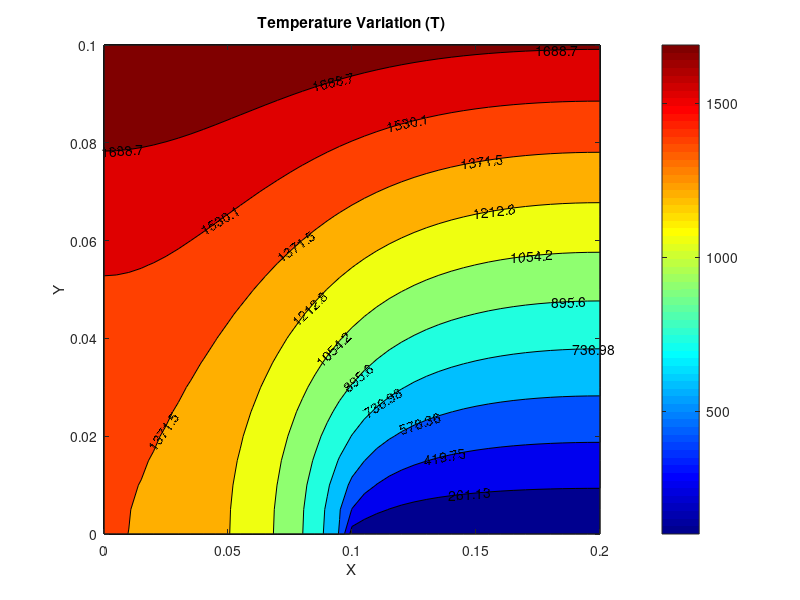

Recreate this plot in MATLAB.
% Example-7 : 2D Heat Conduction & Convection
clear all; clc

% Known Values
Lx = 0.2; % Length of x-domain
Ly = 0.1; % Length of y-domain
M = 41; % Number of Grid Points along x-direction
N = 21; % Number of Grid Points along y-direction
hg = 1000; % Heat Convection Coefficient of gases
Tg = 2000; % Temperature of gases
hb = 8000; % Heat Convection Coefficient of coolant
Tb = 60; % Temperature of coolant
k = 20; % Thermal Conductivity

% Calculated Values
dx = Lx/(M-1); % Grid size in x-direction
dy = Ly/(N-1); % Grid size in y-direction
B = dx/dy;
w = 1.9; % Relaxation Factor

% Initializing Temperature Matrix
T = zeros(N,M);

% Computation
epsilon = 1e-8; % Error Sensivity
err = 1; % Error
n = 0; % Iterator

while err>epsilon
    % Applying Boundary Conditions
    for i=1:M % Top Boundary Condition (Convective)
        T(1,i) = (4*T(2,i)-T(3,i)+(2*dy*hg/k)*Tg)/(3+(2*dy*hg/k));
    end
    for j=1:N
        T(j,1) = (4*T(j,2)-T(j,3))/3; % Left Boundary Condition (Adiabatic)
        T(j,M) = (4*T(j,M-1)-T(j,M-2))/3; % Right Boundary Condition (Adiabatic)
    end
    for i=1:21
        T(N,i) = (4*T(N-1,i)-T(N-2,i))/3; % Half Bottom Boundary Condition (Adiabatic)
    end
    for i=21:M
        T(N,i) = (4*T(N-1,i)-T(N-2,i)+(2*dy*hb/k)*Tb)/(3+(2*dy*hb/k));
    end
    
    % Updating T_old i.e. T from previous iteration
    for j=1:N
        for i=1:M
            T_old(j,i) = T(j,i);
        end
    end
    % Updating T from current iteration
    for j=2:N-1
        for i=2:M-1
            T(j,i) = (1-w)*T_old(j,i)+(w/(2*(1+B^2)))*((B^2)*T(j,i-1)+T(j-1,i)+T_old(j,i+1)+(B^2)*T_old(j+1,i));
        end
    end
    err = 0; % Error
    for j=1:N
        for i=1:M
            err = err + power(T(j,i)-T_old(j,i),2);
        end
    end
    err = sqrt(err/(M*N));
    n = n+1; % Iterator
end
n
err

% Plotting
x = linspace(0,Lx,M);
y = linspace(Ly,0,N);
[X,Y] = meshgrid(x,y);
contourf(X,Y,T,'ShowText','on'),colorbar,colormap(jet)
xlabel('X'),ylabel('Y'),title('Temperature Variation (T)')
